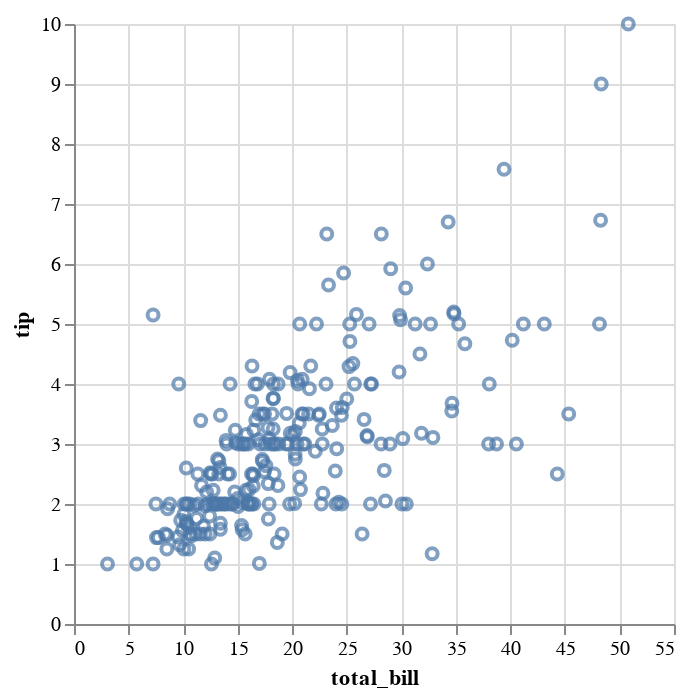

This figure's notebook cell:
### Markdown cell above
🔴 `chart = alt.Chart(tips)`  
  Creates an Altair chart object using the `tips` dataset  

- `.mark_point()`  
  Specifies that the chart should use points (scatter plot)  

- `.encode(x="total_bill", y="tip")`  
  Maps the `total_bill` column to the x-axis and the `tip` column to the y-axis  

- `chart`  
  Displays the chart object

### Code cell
chart = alt.Chart(tips).mark_point().encode(
    x="total_bill",
    y="tip"
)
chart

### Figure 1 — Vega-Lite specification as saved in the notebook (floating-point values rounded to 4 significant figures; data arrays with more than 128 entries replaced by an {"elided": "..."} marker saying what was removed)
{"config": {"view": {"continuousWidth": 300, "continuousHeight": 300}}, "data": {"name": "data-362d1a3aede62850ce7cd49b1d5f5d1d"}, "mark": {"type": "point"}, "encoding": {"x": {"field": "total_bill", "type": "quantitative"}, "y": {"field": "tip", "type": "quantitative"}}, "$schema": "https://vega.github.io/schema/vega-lite/v5.8.0.json", "datasets": {"data-362d1a3aede62850ce7cd49b1d5f5d1d": {"elided": "244 records"}}}
